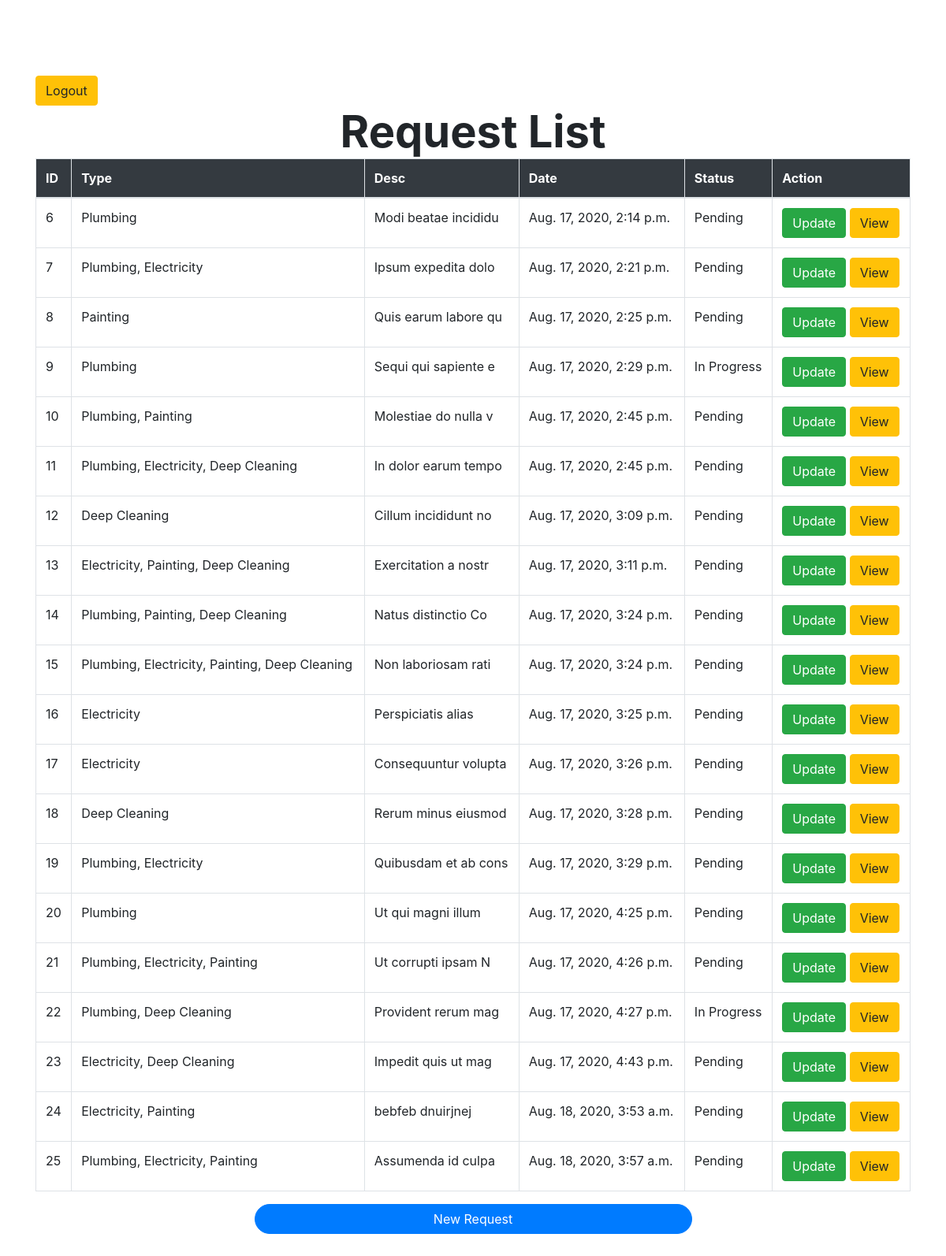
The page /request (signed in) on the database as committed earlier.
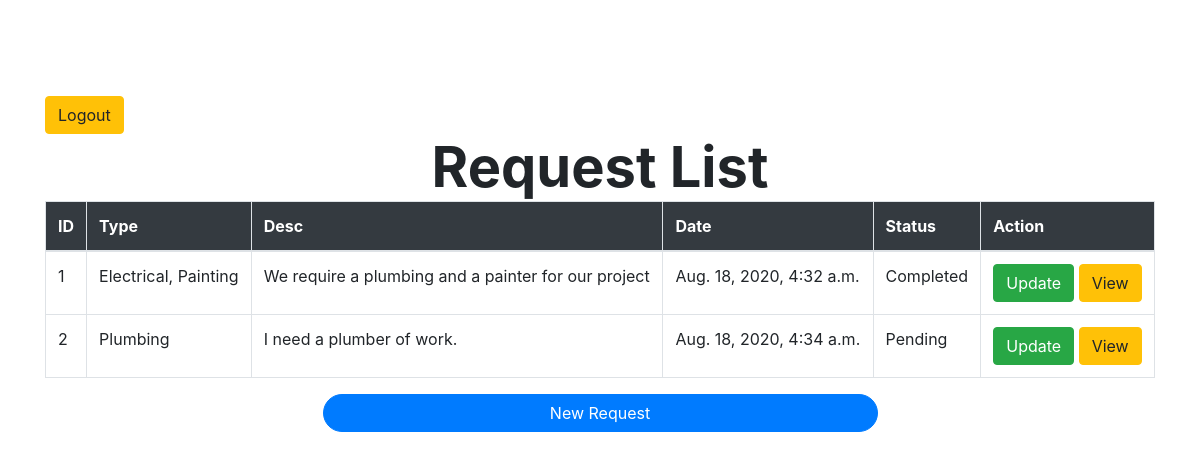
The same page on the database as committed later.
### assignment/models.py (models this page shows, shortened)
class Request_Table(models.Model):
    STATUS_CHOICE = [('Pending', 'Pending'), ('In Progress', 'In Progress'), ('Completed', 'Completed')]
    STATES_NAMES = [('Punjab', 'Punjab'), ('Delhi', 'Delhi'), ('Rajasthan', 'Rajasthan'), ('Maharastra', 'Maharastra'),
                    ('Utter Pradesh', 'Utter Pradesh'), ('Madhya Pradesh', 'Madhya Pradesh'),
                    ('Jammu Kashmir', 'Jammu Kashmir'), ('Gujrat', 'Gujrat'), ('Tamil Nadu', 'Tamil Nadu'),
                    ('Kerela', 'Kerela'), ('Karnatka', 'Karnatka'), ('Orissa', 'Orissa')]
    TYPE = [('Plumbing', 'Plumbing'), ('Electricity', 'Electricity'), ('Painting', 'Painting'),
            ('Deep Cleaning', 'Deep Cleaning')]
    request_type = models.ManyToManyField(Category_type, verbose_name='Request Type')
    request_desc = models.TextField(verbose_name='Request Desc')
    city = models.CharField(max_length=255, verbose_name='City')
    state = models.CharField(max_length=255, choices=STATES_NAMES)
    pincode = models.CharField(max_length=6, verbose_name='Pin Code', validators=[validate_pin])
    date = models.DateTimeField(verbose_name='Request Date', auto_now_add=True)
    mobile = PhoneNumberField()
    status = models.CharField(max_length=255, verbose_name="Status", choices=STATUS_CHOICE, default='Pending',
                              blank=True, null=True)
    remarks = models.TextField(verbose_name="Remarks", blank=True, null=True)
    user = models.ForeignKey(settings.AUTH_USER_MODEL, on_delete=models.CASCADE, verbose_name='User', blank=True,
                             null=True)
    objects = models.Manager

class Category_type(models.Model):
    name = models.CharField(max_length=255, verbose_name='Name')
    objects = models.Manager
    def __str__(self):
        return self.name

### assignment/views.py (the view)
# urls.py: path('request', Request_view.as_view(), name="request"),
@method_decorator(login_required(login_url='/user_login'),name='dispatch')
class Request_view(ListView):
    model = Request_Table
    template_name = 'request_view.html'

### assignment/models.py (called while the page is built)
    @property
    def is_active(self):
        return self.active

### templates/request_view.html
{% extends 'base.html' %}
{% block content %}
    {% load crispy_forms_tags %}
    <br><br><br><br>
    <a href="{% url 'assignment:user_logout' %}" class="btn btn-warning">Logout</a>
    <div class="display-4 font-weight-bolder text-center">Request List</div>
    <table class="table table-bordered table-hover">
        <thead class="bg-dark text-white">
        <tr>
            <th>ID</th>
            <th>Type</th>
            <th>Desc</th>
            <th>Date</th>
            <th>Status</th>
            <th colspan="3">Action</th>
        </tr>
        </thead>
        <tbody>
        {% for object in object_list %}
            <tr>
                <td>{{ object.pk }}</td>
                <td>{{ object.request_type.all|join:", " }}</td>
                <td>{{ object.request_desc }}</td>
                <td>{{ object.date }}</td>
                <td>{{ object.status }}</td>
                <td>
                    <a class="btn btn-success" href="{% url 'assignment:update' object.id %}">Update</a>
                    <a class="btn btn-warning" href="{% url 'assignment:detail' object.id %}">View</a>
                </td>
            </tr>
        {% endfor %}
        </tbody>
    </table>
    <div class="text-center">
        <a href="{% url 'assignment:create' %}" class="btn btn-primary badge-pill w-50">New Request</a>
    </div>
    <br><br><br><br>
{% endblock %}

### templates/base.html (shortened to what this page needs)
<!doctype html>
<html lang="en">
<head>
    {% load static %}
    <link rel="stylesheet" href="{% static '../static/css/bootstrap.css' %}">
</head>
<body>
<div class="container">
    {% block content %}
    {% endblock %}
</div>
</body>
</html>

Rows that differ between the two databases and show on the page:
removed Request_Table: pk "6", request_type.all "Plumbing", request_desc "Modi beatae incididu", date "Aug. 17, 2020, 2:14 p.m.", status "Pending"
removed Request_Table: pk "7", request_type.all "Plumbing, Electricity", request_desc "Ipsum expedita dolo", date "Aug. 17, 2020, 2:21 p.m.", status "Pending"
removed Request_Table: pk "8", request_type.all "Painting", request_desc "Quis earum labore qu", date "Aug. 17, 2020, 2:25 p.m.", status "Pending"
removed Request_Table: pk "9", request_type.all "Plumbing", request_desc "Sequi qui sapiente e", date "Aug. 17, 2020, 2:29 p.m.", status "In Progress"
removed Request_Table: pk "10", request_type.all "Plumbing, Painting", request_desc "Molestiae do nulla v", date "Aug. 17, 2020, 2:45 p.m.", status "Pending"
removed Request_Table: pk "11", request_type.all "Plumbing, Electricity, Deep Cleaning", request_desc "In dolor earum tempo", date "Aug. 17, 2020, 2:45 p.m.", status "Pending"
removed Request_Table: pk "12", request_type.all "Deep Cleaning", request_desc "Cillum incididunt no", date "Aug. 17, 2020, 3:09 p.m.", status "Pending"
removed Request_Table: pk "13", request_type.all "Electricity, Painting, Deep Cleaning", request_desc "Exercitation a nostr", date "Aug. 17, 2020, 3:11 p.m.", status "Pending"
removed Request_Table: pk "14", request_type.all "Plumbing, Painting, Deep Cleaning", request_desc "Natus distinctio Co", date "Aug. 17, 2020, 3:24 p.m.", status "Pending"
removed Request_Table: pk "15", request_type.all "Plumbing, Electricity, Painting, Deep Cleaning", request_desc "Non laboriosam rati", date "Aug. 17, 2020, 3:24 p.m.", status "Pending"
removed Request_Table: pk "16", request_type.all "Electricity", request_desc "Perspiciatis alias", date "Aug. 17, 2020, 3:25 p.m.", status "Pending"
removed Request_Table: pk "17", request_type.all "Electricity", request_desc "Consequuntur volupta", date "Aug. 17, 2020, 3:26 p.m.", status "Pending"
removed Request_Table: pk "18", request_type.all "Deep Cleaning", request_desc "Rerum minus eiusmod", date "Aug. 17, 2020, 3:28 p.m.", status "Pending"
removed Request_Table: pk "19", request_type.all "Plumbing, Electricity", request_desc "Quibusdam et ab cons", date "Aug. 17, 2020, 3:29 p.m.", status "Pending"
removed Request_Table: pk "20", request_type.all "Plumbing", request_desc "Ut qui magni illum", date "Aug. 17, 2020, 4:25 p.m.", status "Pending"
removed Request_Table: pk "21", request_type.all "Plumbing, Electricity, Painting", request_desc "Ut corrupti ipsam N", date "Aug. 17, 2020, 4:26 p.m.", status "Pending"
removed Request_Table: pk "22", request_type.all "Plumbing, Deep Cleaning", request_desc "Provident rerum mag", date "Aug. 17, 2020, 4:27 p.m.", status "In Progress"
removed Request_Table: pk "23", request_type.all "Electricity, Deep Cleaning", request_desc "Impedit quis ut mag", date "Aug. 17, 2020, 4:43 p.m.", status "Pending"
removed Request_Table: pk "24", request_type.all "Electricity, Painting", request_desc "bebfeb dnuirjnej", date "Aug. 18, 2020, 3:53 a.m.", status "Pending"
removed Request_Table: pk "25", request_type.all "Plumbing, Electricity, Painting", request_desc "Assumenda id culpa", date "Aug. 18, 2020, 3:57 a.m.", status "Pending"
added Request_Table: pk "1", request_type.all "Electrical, Painting", request_desc "We require a plumbing and a painter for our project", date "Aug. 18, 2020, 4:32 a.m.", status "Completed"
added Request_Table: pk "2", request_type.all "Plumbing", request_desc "I need a plumber of work.", date "Aug. 18, 2020, 4:34 a.m.", status "Pending"
